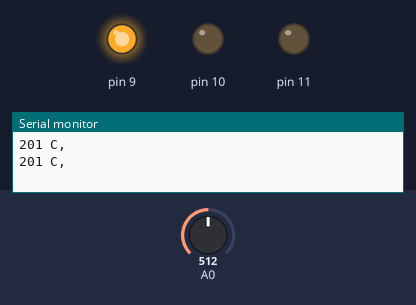
A sketch run on a simulated Arduino Uno, built with avr-gcc and run on an emulated ATmega328P. Shown: output pins drawn as LEDs (lit = HIGH), the last lines printed to the serial monitor. The inputs (shaded band) are chosen by the test bench; at power-on: A0 = 512.

Above: at 1.8 s.
1.9 s: A0 set to 187
3.4 s: A0 set to 179
At 5.0 s:
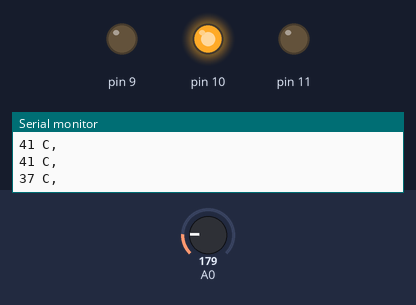
5.5 s: A0 set to 122
At 6.6 s:
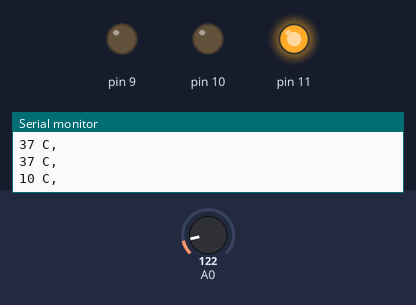
7.5 s: A0 set to 306
At 9.2 s:
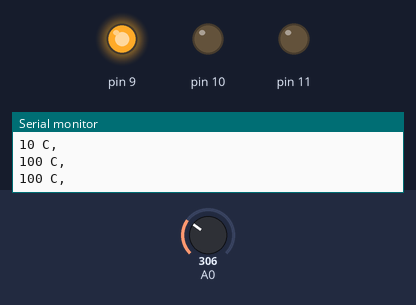
9.5 s: A0 set to 0
At 10.9 s:
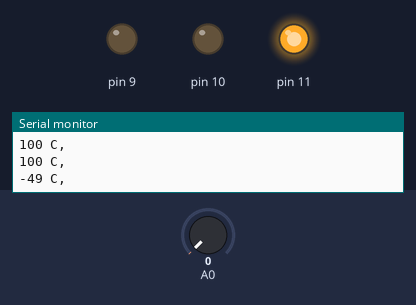
Timing chart, 0 to 12.5 s (numbered marks = the images above; inputs shaded):
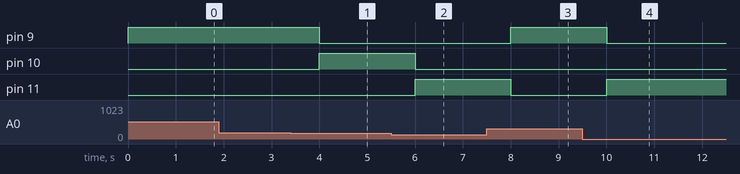

The sketch:

virtual_lab_21.ino
```cpp
// C++ code
//
int Temperature = 0;
int temp = 0;

void setup()
{
  pinMode(A0, INPUT);
  Serial.begin(9600);

  pinMode(9, OUTPUT);
  pinMode(10, OUTPUT);
  pinMode(11, OUTPUT);
  digitalWrite(9, LOW);
  digitalWrite(10, LOW);
  digitalWrite(11, LOW);
}
void loop()
{
  Temperature = 33;

  temp = map(((analogRead(A0) - 20) * 3.04), 0, 1023, -40, 125);

  Serial.print(temp);
  Serial.println(" C, ");

  if (temp < Temperature) {
    digitalWrite(9, LOW);
  	digitalWrite(10, LOW);
  	digitalWrite(11, HIGH);

  }
  if (temp >= Temperature && temp < Temperature + 5) {
   	digitalWrite(9, LOW);
  	digitalWrite(10, HIGH);
  	digitalWrite(11, LOW);

  }
  if (temp >= Temperature + 5) {
    digitalWrite(9, HIGH);
  	digitalWrite(10, LOW);
  	digitalWrite(11, LOW);

  }
  delay(1000);
}
```

Measured:
- the behaviour switches between 180 and 179 on A0 (found by bisection; images 0 and 1)
- after the input at 3.4 s, pin 9: HIGH → LOW after 0.60 s; pin 10: LOW → HIGH after 0.60 s
- after the input at 5.5 s, pin 10: HIGH → LOW after 0.50 s; pin 11: LOW → HIGH after 0.50 s
- after the input at 7.5 s, pin 9: LOW → HIGH after 0.50 s; pin 11: HIGH → LOW after 0.50 s
- after the input at 9.5 s, pin 9: HIGH → LOW after 0.50 s; pin 11: LOW → HIGH after 0.50 s
